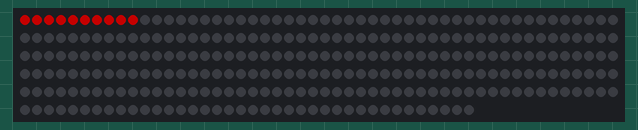
A sketch run on a simulated Arduino Uno, built with avr-gcc and run on an emulated ATmega328P. Shown: 288 RGB LEDs in strip order, left to right, continuing on the next row. Dim RGB values are drawn brighter than linear; random numbers use the default seed unless the sketch sets one.

Above: at 3.17 s.

The sketch:

Arduino_Lights.ino
```cpp
#include <FastLED.h>

#define DATA_PIN 6
#define LED_TYPE WS2812B
#define COLOR_ORDER GRB
#define NUM_LEDS 288
#define BRIGHTNESS 96

CRGB leds[NUM_LEDS];


void setup() {
  delay(3000); // initial delay of a few seconds is recommended
  FastLED.addLeds<LED_TYPE,DATA_PIN,COLOR_ORDER>(leds, NUM_LEDS).setCorrection(TypicalLEDStrip); // initializes LED strip
  FastLED.setBrightness(BRIGHTNESS);// global brightness
}
// switches off all LEDs
void showProgramCleanUp(long delayTime) {
  for (int i = 0; i < NUM_LEDS; ++i) {
    leds[i] = CRGB::Black;
  }
  FastLED.show();
  delay(delayTime);
}
// switches on all LEDs. Each LED is shown in random color.
// numIterations: indicates how often LEDs are switched on in random colors
// delayTime: indicates for how long LEDs are switched on.
void showProgramRandom(int numIterations, long delayTime) {
  for (int iteration = 0; iteration < numIterations; ++iteration) {
    for (int i = 0; i < NUM_LEDS; ++i) {
      leds[i] = CHSV(random8(),255,255); // hue, saturation, value
    }
    FastLED.show();
    delay(delayTime);
  }
}
// Shifts a single pixel from the start of strip to the end.
// crgb: color of shifted pixel
// delayTime: indicates how long the pixel is shown on each LED
void showProgramShiftSinglePixel(CRGB crgb, long delayTime) {
  for (int i = 0; i < NUM_LEDS; ++i) {
    leds[i] = crgb;
    FastLED.show();
    delay(delayTime);
    leds[i] = CRGB::Black;
  }
}

void derenLights(long delayTime){
  int counter = 0;
     for (int i = 0; i < NUM_LEDS; ++i) {
      if(counter == 255){
        counter = 0;
      }
      leds[i] = CHSV(counter++, 255, 255);
      FastLED.show();
      delay(delayTime);
      leds[i] = CHSV(counter, 255, 255);
  }
  for(int i = 0; i < NUM_LEDS; i++){
    leds[i] = CRGB::Black;
  }

}

void derenLights3(long delayTime){
  int counter = 0;
     for (int i = 0; i < NUM_LEDS; ++i) {
      if(counter == 255){
        counter = 0;
      }
      leds[i] = CHSV(counter++, 255, 255);
      FastLED.show();
      delay(delayTime);

  }
  for(int i = 0; i < NUM_LEDS; i++){
    leds[i] = CRGB::Black;
  }

}

void derenLights2(long delayTime){
  int counter = 0;
  while(counter <= NUM_LEDS){
    int location = random(0, NUM_LEDS);
    CRGB color = CHSV(random(1, 255), 255, 255);
    if(!leds[location]){
      leds[location] = CHSV(random(1, 255), 255, 255);
    }
    FastLED.show();
    delay(delayTime);
    counter++;
  }
}

void rainbow3(long delayTime){
  int location = 0;
  int counter = 0;
  for (int i = 0; i < NUM_LEDS-10; ++i) {
    if(counter == 255){
        counter = 0;
      }
      counter++;
    for(int j = 0; j < 10; j++){
      leds[i+j] =  CHSV(counter, 255, 255);
    }
    FastLED.show();
    delay(delayTime);
    for(int j = 0; j < 10; j++){
      leds[i+j] = CRGB::Black;
    }
  }

}

// Shifts multiple pixel from the start of strip to the end. The color of each pixel is randomized.
// delayTime: indicates how long the pixels are shown on each LED
void showProgramShiftMultiPixel(long delayTime) {
  for (int i = 0; i < NUM_LEDS; ++i) {
    for (int j = i; j > 0; --j) {
      leds[j] = leds[j-1];
    }
    CRGB newPixel = CHSV(random8(), 255, 255);
    leds[0] = newPixel;
    FastLED.show();
    delay(delayTime);
  }
}
// main program
void loop() {

  rainbow3(10);

}
```
